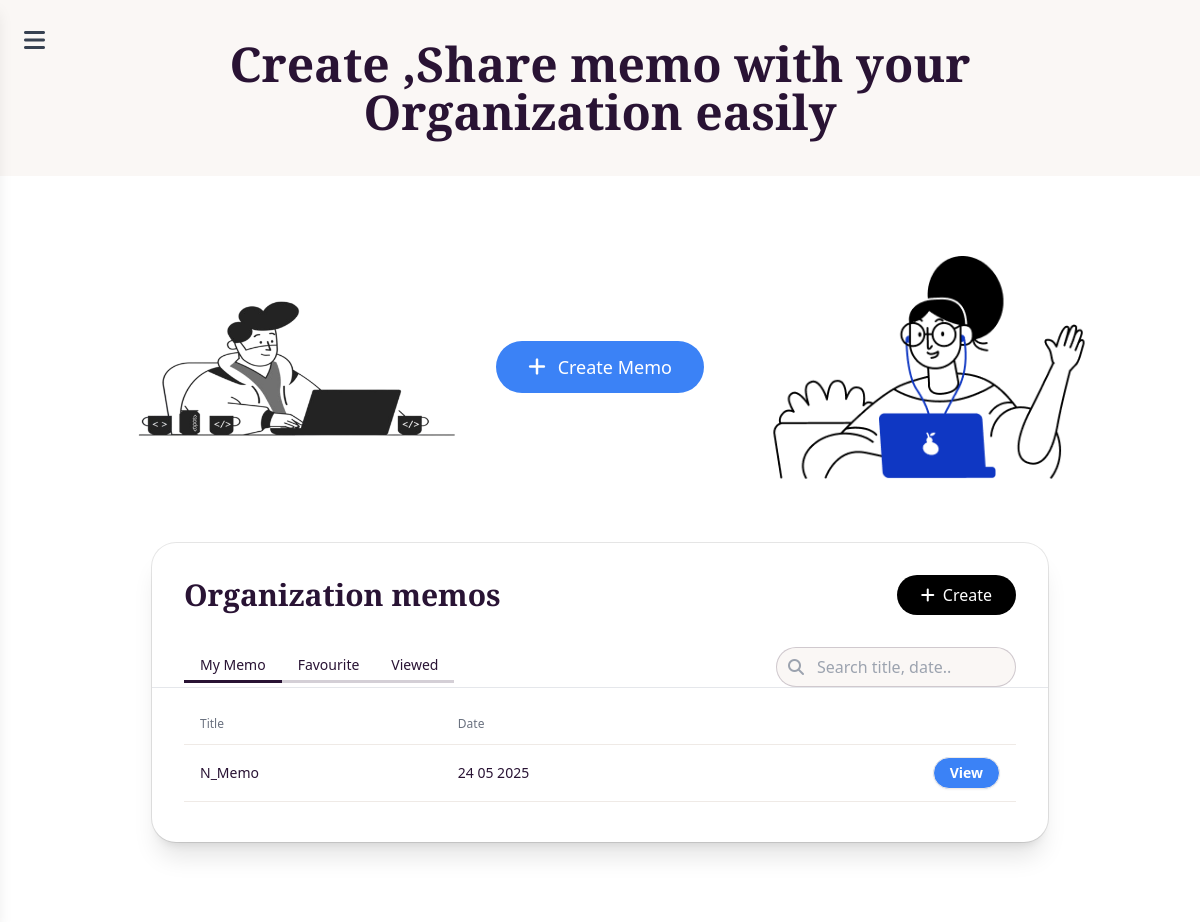
Before: /dashboard/ with the older database file.
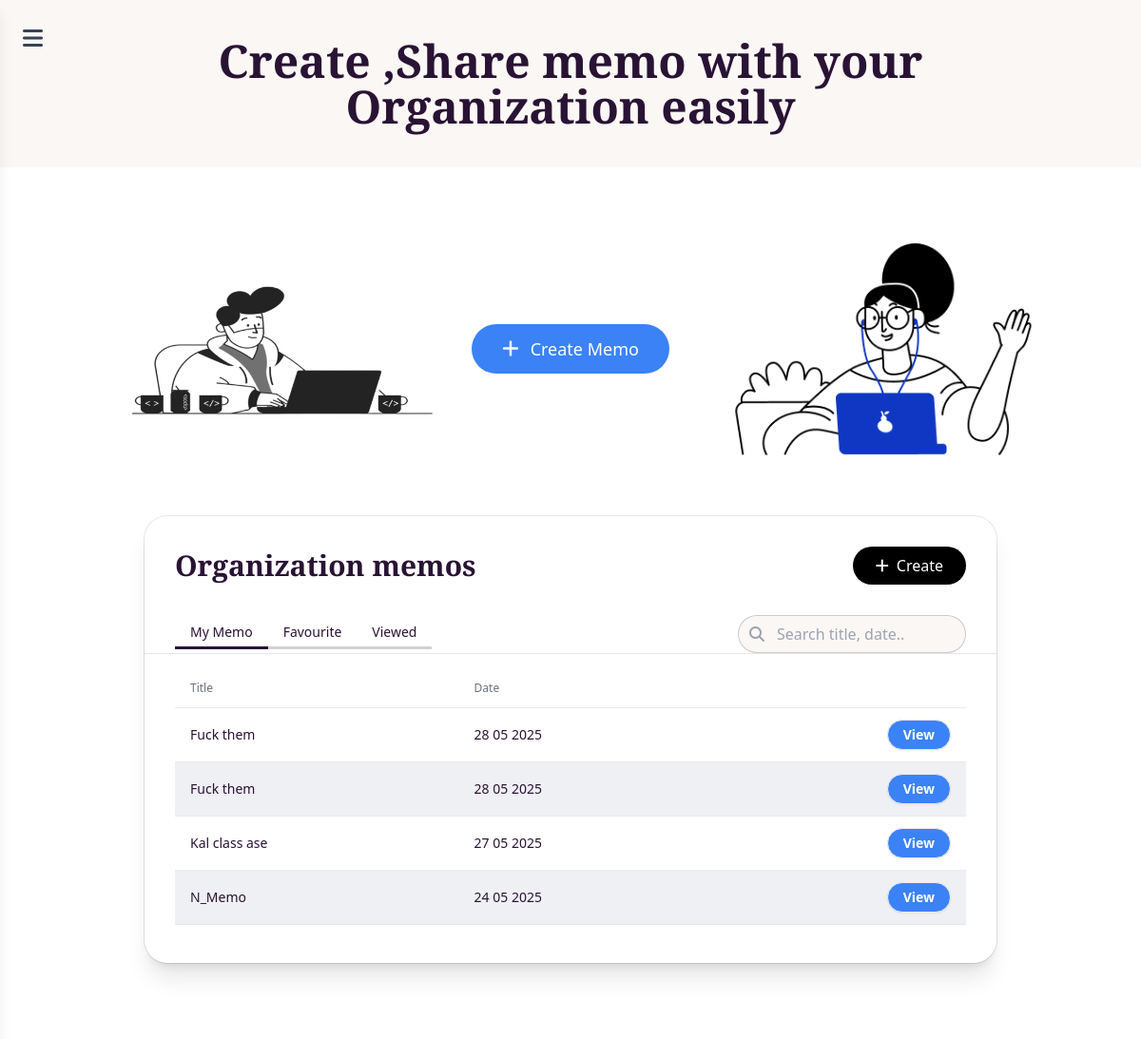
After: the same page with the newer database file.
### models/m_model.py (models this page shows)
class Memo(Base):
    __tablename__ = "memos"
    id = Column(Integer, primary_key=True, index=True)
    title = Column(String, index=True)
    content = Column(String)
    created_at = Column(DateTime(timezone=True), server_default=func.now())
    updated_at = Column(DateTime(timezone=True))

### main.py (the view)
@app.get("/dashboard/", response_class=HTMLResponse)
async def read_dashboard_page(request: Request, db: Session = Depends(get_db)):
    memos_data = (
        db.query(m_model.Memo).order_by(m_model.Memo.created_at.desc()).limit(25).all()
    )
    validated_memos = [
        m_schema.SMemoUpdateResponse.model_validate(memo) for memo in memos_data
    ]
    context = {
        "request": request,
        "title": "N-MEMO -userDash",
        "user_name": "Guest",
        "memos": validated_memos,
    }
    return template.TemplateResponse("dashboard.html", context)

### templates/dashboard.html (shortened to what this page needs)
<!DOCTYPE html>
<html lang="en" data-theme="cupcake">
<head>
  <script src="https://cdn.tailwindcss.com"></script>
  <link href="https://cdn.jsdelivr.net/npm/daisyui@4.12.24/dist/full.min.css" rel="stylesheet" type="text/css" />
  <script src="https://cdn.tailwindcss.com"></script>
  <link rel="stylesheet" href="https://cdnjs.cloudflare.com/ajax/libs/font-awesome/6.7.2/css/all.min.css"
 />
</head>
<body>
  <header class="max-w-screen-xl mx-auto">
    <h1 class="playfair font-bold text-center text-5xl max-w-[1200px] mx-auto my-10">
      Create ,Share memo with your <br />
      Organization easily
    </h1>
  </header>
  <section class="py-20 bg-white">
    <div class="flex justify-center items-center gap-6">
      <img src="/static/asset/vector1 (2).png" alt="Left Icon" class="w-96 h-auto" />
      <a href="/create_memo/"
        class="flex items-center gap-3 px-8 py-3 rounded-full bg-blue-500 text-white text-lg font-medium hover:bg-blue-600 transition">
        <i class="fa-solid fa-plus text-xl"></i> Create Memo
      </a>
      <img src="/static/asset/vector1 (1).png" alt="Right Icon" class="w-96 h-auto" />
    </div>
    <div class="mx-auto mt-16 w-11/12 max-w-4xl rounded-3xl bg-white shadow-xl ring-1 ring-black/10">
      <div class="flex items-center justify-between px-8 pt-8">
        <h2 class="playfair text-3xl font-semibold">Organization memos</h2>
        <a href="/create_memo"
          class="flex items-center gap-2 px-6 py-2 rounded-full bg-black text-white hover:bg-gray-800 transition">
          <i class="fa-solid fa-plus"></i> Create
        </a>
      </div>
      <div class="flex items-center justify-between px-8 mt-8 border-b">
        <div role="tablist" class="tabs tabs-bordered">
          <a role="tab" class="tab tab-active" href="/my_memo/">My Memo</a>
          <a role="tab" class="tab" href="#">Favourite</a>
          <a role="tab" class="tab" href="#">Viewed</a>
        </div>
        <div class="relative w-60">
          <i class="fa-solid fa-magnifying-glass absolute left-3 top-1/2 -translate-y-1/2 text-gray-400"></i>
          <input type="text" placeholder="Search title, date.."
            class="input input-bordered pl-10 w-full h-10 rounded-full" />
        </div>
      </div>
      <div class="px-8 pb-10 max-h-[420px] overflow-y-auto">
        <table class="table w-full mt-4">
          <thead>
            <tr class="text-gray-500 border-b sticky top-0 bg-white">
              <th class="font-normal">Title</th>
              <th class="font-normal">Date</th>
              <th></th>
            </tr>
          </thead>
          <tbody class="[&>tr:nth-child(even)]:bg-gray-200/60">
            {% if memos %}
            {% for memo in memos %}
            <tr class="border-b">
              <td>{{ memo.title }}</td>
              <td>{{ memo.created_at.strftime('%d %m %Y')}}</td>
              <td class="text-right">
                <a href="/memo_detail/{{memo.id}}"
                  class="btn btn-sm rounded-full bg-blue-500 text-white hover:bg-blue-600 px-4">View</a>
              </td>
            </tr>
            {% endfor %}
            {% else %}
            <tr>
              <td colspan="3" class="text-center py-4">No memos found.</td>
            </tr>
            {% endif %}
          </tbody>
        </table>
      </div>
    </div>
  </section>
</body>
</html>

### templates/dashboard.html (style rules this page uses)
.playfair { font-family: "Playfair Display", serif; }

Changed rows visible on the page:
added Memo: title "Fuck them", created_at "28 05 2025"
added Memo: title "Fuck them", created_at "28 05 2025"
added Memo: title "Kal class ase", created_at "27 05 2025"
